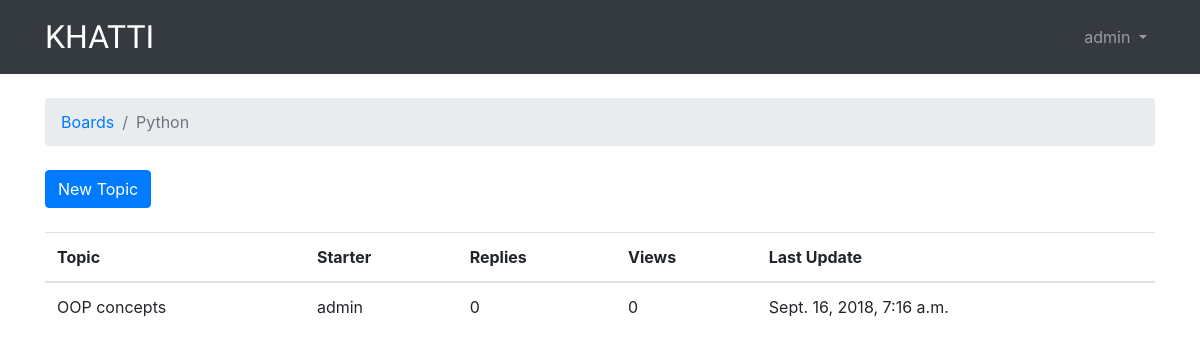
/boards/2/ (signed in), run on the app's committed database.
### boards/models.py (models this page shows, shortened)
class Board(models.Model):
    name = models.CharField(max_length=30, unique=True)
    description = models.CharField(max_length=100)

class Topic(models.Model):
    subject = models.CharField(max_length=255)
    last_updated = models.DateTimeField(auto_now_add=True)
    board = models.ForeignKey(Board, related_name='topics',
    on_delete=models.PROTECT)
    starter = models.ForeignKey(User, related_name='topics',
    on_delete=models.PROTECT)
    last_updated = models.DateTimeField(auto_now_add=True)

### boards/views.py (the view)
# urls.py: url(r'^boards/(?P<pk>\d+)/$', views.board_topics, name='board_topics'),
def board_topics(request, pk):
    board = get_object_or_404(Board, pk=pk)
    return render(request, 'topics.html', {'board': board})

### templates/topics.html (shortened to what this page needs)
{% extends 'base.html' %}
{% block breadcrumb %}
    <li class="breadcrumb-item"><a href="{% url 'home' %}">Boards</a></li>
    <li class="breadcrumb-item active">{{ board.name }}</li>
{% endblock %}
{% block content %}
    <div class='mb-4'>
        <a href="{% url 'new_topic' board.pk%}" class='btn btn-primary'>New Topic</a>
    </div>
    <table class='table'>
        <thead class='thead-inverse'>
            <tr>
                <th>Topic</th>
                <th>Starter</th>
                <th>Replies</th>
                <th>Views</th>
                <th>Last Update</th>
            </tr>
        </thead>
        <tbody>
            {% for topic in board.topics.all %}
                <tr>
                    <td>{{ topic.subject }}</td>
                    <td>{{ topic.starter.username }}</td>
                    <td>0</td>
                    <td>0</td>
                    <td>{{ topic.last_updated }}</td>
                </tr>
            {% endfor %}
        </tbody>
    </table>
{% endblock %}

### templates/base.html (shortened to what this page needs)
{% load staticfiles %}
<!DOCTYPE html>
<html>
<head>
    <link rel="stylesheet" href="{% static 'css/bootstrap.min.css' %}">
    <link rel="stylesheet" href="{% static 'css/app.css' %}">
</head>
<body>
    {% block body %}
    <nav class="navbar navbar-expand-sm navbar-dark bg-dark">
        <div class="container">
            <a class="navbar-brand" href="{% url 'home' %}">KHATTI</a>
            <div class="collapse navbar-collapse" id="mainMenu">
                {% if user.is_authenticated %}
                <ul class="navbar-nav ml-auto">
                    <li class="nav-item dropdown">
                        <a class="nav-link dropdown-toggle" href="#" id="userMenu" data-toggle="dropdown" aria-haspopup="true"
                            aria-expanded="false">
                            {{ user.username }}
                        </a>
                    </li>
                </ul>
                {% else %}
                    <form class ="form-inline ml-auto">
                        <a href="{% url 'login' %}" class="btn btn-outline-secondary">Log in</a>
                        <a href="{% url 'signup' %}" class="btn btn-primary ml-2">Sign Up</a>
                    </form>
                {% endif %}
            </div>
        </div>
    </nav>
    <div class="container">
        <ol class='breadcrumb my-4'>
            {% block breadcrumb %}
            {% endblock %}
        </ol>
        {% block content %}
        {% endblock %}
    </div>
    {% endblock body %}
</body>
</html>

### static/css/app.css (style rules this page uses)
.navbar-brand { font-family: 'Julius Sans One', sans-serif; font-size: 32px; }

### data on the page
Board: name "Python"
Topic: subject "OOP concepts", starter.username "admin", last_updated "Sept. 16, 2018, 7:16 a.m."

### other printed values
{{ user.username }} "admin"
